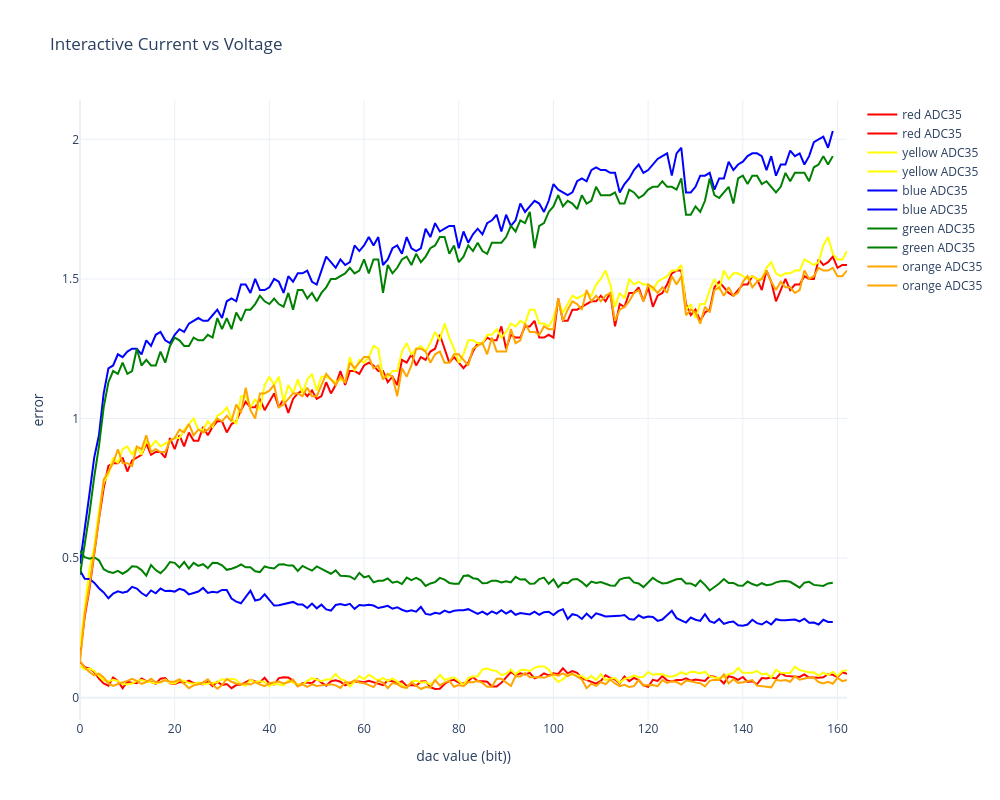

Notebook code for this chart:
### Code cell
# matplot all together now

# Dictionaries for files
data_files = {
    "red": "lab_red.csv",
    "yellow": "lab_yellow.csv",
    "blue": "lab_blue.csv",
    "green": "lab_green.csv",
    "orange": "lab_orange.csv"
}

data_files_correct = {
    "red": "LEDScorrect_csv/LED_rojo.csv",
    "yellow": "LEDScorrect_csv/LED_amarillo.csv",
    "blue": "LEDScorrect_csv/LED_azul.csv",
    "green": "LEDScorrect_csv/LED_verde.csv",
    "orange": "LEDScorrect_csv/LED_naranja.csv"
}

# plt.figure(figsize=(12, 10))

fig = go.Figure()


for color in data_files.keys():
    # Load normal data
    df = pd.read_csv(data_files[color])
    df['V_led'] = df['adc34_voltage'] * ((10000+2000)/2000) - df['adc35_voltage']
    df['Iled'] = df['adc35_voltage'] / 100
    df = df[df['Iled'] <= 0.02]
    p_norm = np.poly1d(np.polyfit(df['V_led'], df['Iled'], 4))
    df['fit'] = p_norm(df['V_led'])
    
    # Plot normal
    plt.plot(df['V_led'], df['Iled']*1000, label=f"{color} normal", linestyle='--', color=color)
    
    # Load correct data
    df_corr = pd.read_csv(data_files_correct[color])
    df_corr['V_led'] = df_corr['Mediana_ADC1(34)_V'] * ((10000+2000)/2000) - df_corr['Mediana_ADC2(35)_V']
    df_corr['Iled'] = df_corr['Mediana_ADC2(35)_V'] / 100
    df_corr = df_corr[df_corr['Iled'] <= 0.02]
    p_corr = np.poly1d(np.polyfit(df_corr['V_led'], df_corr['Iled'], 4))
    df_corr['fit'] = p_corr(df_corr['V_led'])
    
    # Plot corrected
    plt.plot(df_corr['V_led'], df_corr['Iled']*1000, label=f"{color} correct", color=color)

    df['V_error'] = - df_corr['V_led'] + df['V_led']
    df['I_error'] = - df_corr['Iled']*1000 + df['Iled']*1000
    #plt.plot(df['dac_value'], df['V_error'], label=f"{color} V_error", color=color)

    #plt.plot(df['dac_value'], df['I_error'], label=f"{color} I_error", color=color)

        # Add traces
    fig.add_trace(go.Scatter(
        x=df['dac_value'],
        y=df['I_error'],
        mode='lines',
        name=f'{color} ADC35',
        line=dict(color=color, dash='solid')
    ))

    fig.add_trace(go.Scatter(
        x=df['dac_value'],
        y=df['V_error'],
        mode='lines',
        name=f'{color} ADC35',
        line=dict(color=color, dash='solid')
    ))

# Layout
fig.update_layout(
    title="Interactive Current vs Voltage",
    xaxis_title="dac value (bit))",
    yaxis_title="error",
    template="plotly_white",
    width=1000,
    height=800
)

fig.show()



plt.xlabel("Voltage (V)")
plt.ylabel("Current (mA)")
plt.title("LED I-V Curves: Error magnitude")
plt.grid(True)
plt.legend()
plt.show()

### Figure 1 — Plotly figure (JSON) as saved in the notebook; plotly's stock layout.template omitted (floating-point values rounded to 4 significant figures; data arrays with more than 128 entries replaced by an {"elided": "..."} marker saying what was removed)
{"data": [{"line": {"color": "red", "dash": "solid"}, "mode": "lines", "name": "red ADC35", "type": "scatter", "x": {"elided": "163 int values"}, "y": {"elided": "163 float values"}}, {"line": {"color": "red", "dash": "solid"}, "mode": "lines", "name": "red ADC35", "type": "scatter", "x": {"elided": "163 int values"}, "y": {"elided": "163 float values"}}, {"line": {"color": "yellow", "dash": "solid"}, "mode": "lines", "name": "yellow ADC35", "type": "scatter", "x": {"elided": "163 int values"}, "y": {"elided": "163 float values"}}, {"line": {"color": "yellow", "dash": "solid"}, "mode": "lines", "name": "yellow ADC35", "type": "scatter", "x": {"elided": "163 int values"}, "y": {"elided": "163 float values"}}, {"line": {"color": "blue", "dash": "solid"}, "mode": "lines", "name": "blue ADC35", "type": "scatter", "x": {"elided": "160 int values"}, "y": {"elided": "160 float values"}}, {"line": {"color": "blue", "dash": "solid"}, "mode": "lines", "name": "blue ADC35", "type": "scatter", "x": {"elided": "160 int values"}, "y": {"elided": "160 float values"}}, {"line": {"color": "green", "dash": "solid"}, "mode": "lines", "name": "green ADC35", "type": "scatter", "x": {"elided": "160 int values"}, "y": {"elided": "160 float values"}}, {"line": {"color": "green", "dash": "solid"}, "mode": "lines", "name": "green ADC35", "type": "scatter", "x": {"elided": "160 int values"}, "y": {"elided": "160 float values"}}, {"line": {"color": "orange", "dash": "solid"}, "mode": "lines", "name": "orange ADC35", "type": "scatter", "x": {"elided": "163 int values"}, "y": {"elided": "163 float values"}}, {"line": {"color": "orange", "dash": "solid"}, "mode": "lines", "name": "orange ADC35", "type": "scatter", "x": {"elided": "163 int values"}, "y": {"elided": "163 float values"}}], "layout": {"height": 800, "title": {"text": "Interactive Current vs Voltage"}, "width": 1000, "xaxis": {"title": {"text": "dac value (bit))"}}, "yaxis": {"title": {"text": "error"}}}}
